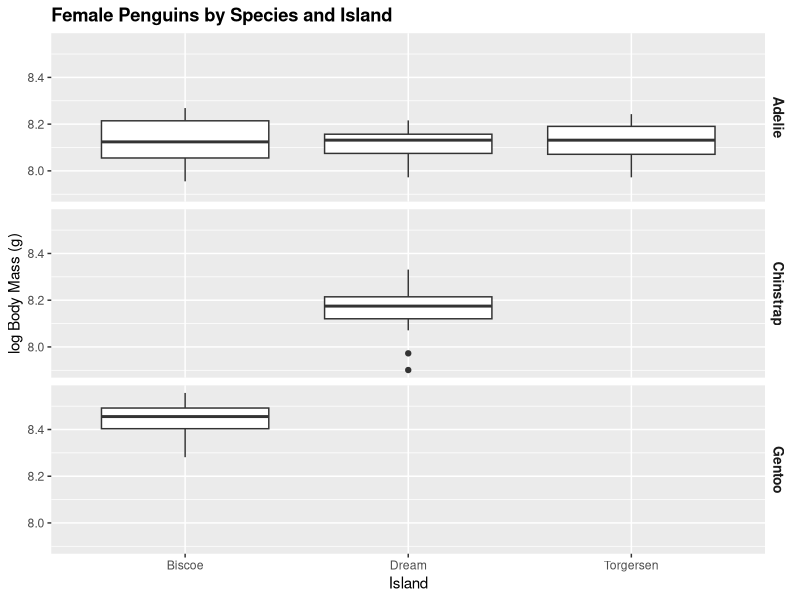

Recreate this plot in R. (Note: this script raises an error after producing the figure.)
### I am using the palmerpenguins dataset for the third time 
### We are learning how to wrangle data today. 
### Created by: Anthony Gutierrez and Group
### Created on: 2021-02-15
### Most recent update: 2021_02_17

### load libraries #####
library(tidyverse)
library(palmerpenguins)
library(here)
glimpse(penguins)

##### Homework Assignment #####
# 1. Calculate the mean and variance of body mass by species,
#    island, and sex without any NAs
# 2. filters out (i.e. excludes) male penguins, then calculate
#    the log body mass, then selects olny the column for species,
#    island, sex, and log body mass, then uise these data to make 
#    any plot. Make sure the plot has clean and clear labels and 
#    follows best practices. Save the plot in the correct output 
#    folder.

### part 1 ###
penguins %>% 
  drop_na(sex) %>%
  group_by(species, island, sex) %>%
  summarise(mean_mass = mean(body_mass_g, na.rm=TRUE),
            var_body_mass = var(body_mass_g, na.rm=TRUE))
  
### part 2 ###
penguins %>%
  filter(sex == "female") %>% #select female)
  mutate(log_mass = log(body_mass_g)) %>% #calculate log biomass
  select(species, island, sex, log_mass) %>%
  ggplot(aes(x = island, y = log_mass)) +
  geom_boxplot()+
  theme(strip.background = element_rect(fill = "white", color = "white"),
        strip.text = element_text(face="bold", size=10), 
        legend.position="none", plot.title = element_text(face = "bold")) +
  facet_grid(species~.) + 
  labs(y="log Body Mass (g)", x="Island", 
       title = "Female Penguins by Species and Island") +
  ggsave(here("week_4", "outputs", "Group_Data_Wrangle_HW7.png"))
  
  